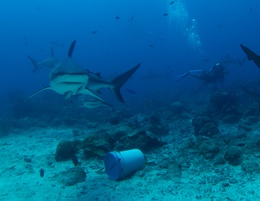
%> input picture Images/15.jpg, 260 x 201 px, shrunk from 1200 x 927 before the run; its folder holds only this picture in this run
$ octave demo_img.m   (GNU Octave 9; MATLAB toolbox functions it lacks are replaced by stand-ins)
%> lines starting %> are read from the running program, lines starting %| are printed output that depends on the picture
### lib/color_correct_3C.m
function output = color_correct_3C(image, k, landa)


if ~exist('k', 'var')
    k = 1.0;
end

if ~exist('landa', 'var')
    landa = 0.3;
end

[m, n, ~] = size(image);

im_gray = im2double(rgb2gray(image));

im_gray(im_gray>0.85) = 0;
im_gray(im_gray<=0.85) = 1;


lab = rgb2lab(image);


I_L = lab(:,:,1);
I_a = lab(:,:,2);
I_b = lab(:,:,3);


gausFilter = fspecial('gaussian', [20,20],1);
gaus_a= imfilter(I_a, gausFilter, 'replicate');
gaus_b= imfilter(I_b, gausFilter, 'replicate');
mask = imfilter(im_gray, gausFilter, 'replicate');

Ic_a = I_a - k * mask .*  gaus_a;
Ic_b = I_b - landa * mask .* gaus_b;


lab(:,:,1) = (I_L);

lab(:,:,2) = Ic_a;
lab(:,:,3) = Ic_b;

output = lab2rgb(lab);
output = im2uint8(output);
end

### lib/colorBalance.m
function [OUT] = colorBalance(I, algorithm, varargin)
% whitebalance

if nargin == 0
    I = imload; %('toysnoflash.png');
    tic, J = colorBalance(I, 'grayworld'); toc;
    tic, J2 = colorBalance(I, 'simplest'); toc;

    %25 100 240
    ezFig I J J2
    return;
end

[m,n,k]=size(I);
if ~isfloat(I), I = im2double(I); end

switch (algorithm)
    case {'gain_offset'}


    case {'grayworld'}
        Rmean      = sum(sum(I(:,:,1)))/(m*n);
        Gmean      = sum(sum(I(:,:,2)))/(m*n);
        Bmean      = sum(sum(I(:,:,3)))/(m*n);
        Avg        = mean([Rmean Gmean Bmean]);
        Kr         = Avg/Rmean;
        Kg         = Avg/Gmean;
        Kb         = Avg/Bmean;
        OUT(:,:,1) = Kr*double(I(:,:,1));
        OUT(:,:,2) = Kg*double(I(:,:,2));
        OUT(:,:,3) = Kb*double(I(:,:,3));

    case {'grayworld_spedup'}
        % forces the average image color to be gray
        % REF:
        % http://www.mathworks.com/matlabcentral/fileexchange/41089-color-balance-demo-with-gpu-computing/content/GPUDemoCode/whitebalance.m
        %
        % Find the average values for each channel
        pageSize = size(I,1) * size(I,2);
        avg_rgb = mean( reshape(I, [pageSize,3]) );

        % Find the average gray value and compute the scaling array
        avg_all = mean(avg_rgb);
        scaleArray = max(avg_all, 0.5)./avg_rgb;
        scaleArray = reshape(scaleArray,1,1,3);

        % Adjust the image to the new gray value
        OUT = bsxfun(@times,I,scaleArray);
    case {'underwater'}
        OUT = color_correction(I);
    case {'grayworld_gpu'}
        pageSize = size(I,1) * size(I,2);
        avg_rgb = mean( reshape(I, [pageSize,3]) );

        % Find the average gray value and compute the scaling array
        avg_all = mean(avg_rgb);
        scaleArray = max(avg_all, 0.5)./avg_rgb;
        scaleArray = reshape(scaleArray,1,1,3);

        % Adjust the image to the new gray value
        I = gpuArray(I);
        OUT = bsxfun(@times,I,scaleArray);

    case {'grayworld_cuda'}
        % Find the average values for each channel
        pageSize = size(imageData,1) * size(imageData,2);
        avg_rgb = mean( reshape(imageData, [pageSize,3]) );

        % Find the average gray value and compute the scaling factor
        avg_all = mean(avg_rgb);
        factor = max(avg_all, 0.5)./avg_rgb;
        factor = reshape(factor,1,1,3);

        % Load the kernel and set up threads
        kernel = parallel.gpu.CUDAKernel('whitebalanceKernel.ptxw64','whitebalanceKernel.cu' );
        [nRows, nCols,~] = size(imageData);
        blockSize = 256;
        kernel.ThreadBlockSize = [blockSize, 1, 3];
        kernel.GridSize = [ceil(nRows/blockSize), nCols];

        % Copy image data to the GPU and allocate and initialize return data
        imageDataGPU = gpuArray(imageData);
        OUT = gpuArray.zeros( size(imageData), 'uint8');

        % Adjust the image to the new gray value
        OUT = feval( kernel, OUT, imageDataGPU, factor, nRows, nCols );

    case 'gaussian'
        if ~isempty(varargin)
            b = varargin{1};
        else
            b = 2.3;
        end
        OUT = zeros(size(I));
        for c = 1:k
            channel_mean=mean2(I(:,:,c));
            channel_var=std2(I(:,:,c));
            channel_max=channel_mean+b*channel_var;
            channel_min=channel_mean-b*channel_var;
            OUT(:,:,c)=(I(:,:,c)-channel_min)./(channel_max-channel_min);
        end
    case 'simplest', OUT = simplest(I, varargin{:});
    otherwise
        OUT=I; disp('Unknown alogrithm, please check name.');
        algorithm
end

end

% [14 lines left out: function simplest, not called in this run]

function s_cr = color_correction(s)
b=2.3; %文章中指定的参数值2.3
s_cr=zeros(size(s));
for i=1:3
    channel_mean=mean2(s(:,:,i));%求矩阵所有元素的均值
    channel_var=std2(s(:,:,i));%求矩阵所有元素的均方误差
    channel_max=channel_mean+b*channel_var;
    channel_min=channel_mean-b*channel_var;
     if channel_max> 1
        channel_max=1;
    end
    if channel_min< 0
        channel_min=0;
    end
    s_cr(:,:,i)=(s(:,:,i)-channel_min)./(channel_max-channel_min);%归一化
end
end

### lib/simple_color_balance.m
function  output = simple_color_balance(image,a)

if ~exist('a', 'var')
    a = 0.01;
end

num = 255;

r = image(:, :, 1);
g = image(:, :, 2);
b = image(:, :, 3);

Ravg = mean(mean(r));
Gavg = mean(mean(g));
Bavg = mean(mean(b));

avgRGB = [Ravg, Gavg, Bavg];
grayValue = (Ravg + Gavg + Bavg)/3;
scaleValue = grayValue./avgRGB;
satLevel =  a * scaleValue;

if satLevel>1
    satLevel = 1;
end

if satLevel <0
    satLevel = 0;
end

[m,n,p] = size(image);
imgRGB_orig = zeros(p, m*n);

for i = 1 : p
   imgRGB_orig(i, : ) = reshape(double(image(:, :, i)), [1, m * n]);
end

imRGB = zeros(size(imgRGB_orig));

%直方图对比度调整
for ch = 1 : p
    q = [satLevel(ch), 1 - satLevel(ch)];
    tiles = quantile(imgRGB_orig(ch, :), q);

    temp = imgRGB_orig(ch, :);
    temp(find(temp < tiles(1))) = tiles(1);
    temp(find(temp > tiles(2))) = tiles(2);
    imRGB(ch, :) = temp;
    channel_var=std2(imgRGB_orig(ch, :));

    alpha = 0;
    pmin = min(imRGB(ch, :)) - alpha * channel_var;
    pmax = max(imRGB(ch, :)) + alpha * channel_var;
    imRGB(ch, :)  =  (imRGB(ch, :) - pmin) * num /(pmax - pmin);
end

if ndims(image)==3
    outval=zeros(size(image));
    for i=1:p
        outval(:,:,i)=reshape(imRGB(i,:),[m,n]);
    end
else
    outval=reshape(imRGB,[m,n]);
end

output = uint8(outval);

end

### lib/cb_structure.m
function kernel = cb_structure(width,length,value)

if ~exist('length', 'var')
    length = width;
end

if ~exist('value', 'var')
    value = 1;
end

kernel = zeros(length,width,1);

for i = 1 : length
    for j = 1 : width
        if i==1||i==length||j==1||j==width
            kernel(i,j) = value;
        else
            kernel(i,j) = 0;
        end
    end
end

end

### lib/MTHT.m
function output = MTHT(image, time, block1,block2, weight)
% weight：取值应该（0,0.25]范围内.
% 在一定范围内，取值越大，图像轮廓会越清晰，但是超过阈值后，权重继续增大会导致噪点过多.

if ~exist('time', 'var')
    time = 10;
end

if ~exist('block1', 'var')
    block1 =  cb_structure(15,15,1);
end

if ~exist('block2', 'var')
    block2 = cb_structure(5,5,1);
end

if ~exist('weight', 'var')
    weight = 0.1;
end

[m, n, d] = size(image);
THNM = zeros(m,n,d);
BHNM = zeros(m,n,d);
THNSM = zeros(m,n,d);
BHNSM = zeros(m,n,d);

for i = 1 : time

    THN = image - imclose((imopen(image, block1)),block2);
    BHN = imopen((imclose(image, block1)),block2) - image;

    THNM = THNM + THN;
    BHNM = BHNM + BHN;

    if i > 1
        THNS = THN - T;
        BHNS = BHN - B;

        THNSM = THNSM + THNS;
        BHNSM = BHNSM + BHNS;

        T = THN;
        B = BHN;
    else
        T = THN;
        B = BHN;
    end
end

if i == 1
    detail = THN - BHN;
else
    detail = (THNM + THNSM) - (BHNM + BHNSM);
end
    output = image + weight * detail;


end

### IDE/IDE.m
function J = IDE(image)

sourcePic=double(image)/256;
[m,n,o]=size(sourcePic);
%%%%%%%%%%%%%%%%%%%%%%%%%%%%initialization
Graymean=0.5;p1=-0.397;p2=0.07774;Patch_size_GWA=75;T=0.02;%T can be adjusted to 0.01~0.05.
%%%%%%%%%%%%%%%%%%%%%%%%%%%%%airlight estimation
A_channel=Airlight(sourcePic,'our',10);
A_=mean(A_channel);
%%%%%%%%%%%%%%%%%%%%%%%%%%%%Impose GWA on ASM 0.05
Kernel=ones(Patch_size_GWA,Patch_size_GWA);%DE=sourcePic(:,:,3);
I_mean=sourcePic(:,:,1)+sourcePic(:,:,2)+sourcePic(:,:,3);
I_locolmean=imfilter(I_mean, Kernel,'symmetric')/sum(sum(Kernel))/3;
%%%%%%%%%%%%%%%%%%%%%%%%%%%%%%%%Find minimum point
a=0.001;b=1;Theta_error1=0.001;Theta_error2=0.001;N=1;
r=0.618;a1=b-r*(b-a);a2=a+r*(b-a);stepNum=0;
I_locolmean_downsample=imresize(I_locolmean,N);
sourcePic_downsample=imresize(sourcePic,N);
[m_downsample,n_downsample]=size(I_locolmean_downsample);
while abs(b-a)>Theta_error1
    stepNum=stepNum+1;
    f1=GS(a1,A_,I_locolmean_downsample,Graymean,p1,p2,sourcePic_downsample,A_channel,m_downsample,n_downsample);
    f2=GS(a2,A_,I_locolmean_downsample,Graymean,p1,p2,sourcePic_downsample,A_channel,m_downsample,n_downsample);
    if f1>f2
       a=a1;
       f1=f2;
       a1=a2;
       a2=a+r*(b-a);
    else
       b=a2;
       a2=a1;
       f2=f1;
       a1=b-r*(b-a);
    end
   t_low_MIN=(a1+a2)/2;
end
Z=GS(t_low_MIN,A_,I_locolmean_downsample,Graymean,p1,p2,sourcePic_downsample,A_channel,m_downsample,n_downsample);
%%%%%%%%%%%%%%%%%%%%%%%%%%%%%%%%1-D Search
Bound_low=0.01;Bound_high=t_low_MIN;
interval=Bound_high-Bound_low;StepNUM2=1;
while interval>Theta_error2
    cen=Bound_high/2+Bound_low/2;
    if (GS(Bound_low,A_,I_locolmean_downsample,Graymean,p1,p2,sourcePic_downsample,A_channel,m_downsample,n)-Z-T)*(GS(cen,A_,I_locolmean_downsample,Graymean,p1,p2,sourcePic_downsample,A_channel,m_downsample,n_downsample)-Z-T)<0
    Bound_high=cen;
    elseif (GS(Bound_low,A_,I_locolmean_downsample,Graymean,p1,p2,sourcePic_downsample,A_channel,m_downsample,n_downsample)-Z-T)*(GS(cen,A_,I_locolmean_downsample,Graymean,p1,p2,sourcePic_downsample,A_channel,m_downsample,n_downsample)-Z-T)>0
    Bound_low=cen;
    else
        Bound_high=cen;Bound_low=cen;
    end
    interval=interval/2;StepNUM2=StepNUM2+1;
end
t_low_determined=Bound_high/2+Bound_low/2+0.02;
%t_low_determined=Fc(A_,I_locolmean,Graymean,p1,p2,sourcePic,A_channel,m,n,T). % You can see curve between t_min and saturation by executing this line.
%%%%%%%%%%%%%%%%%%%%%%%%%%%%% Recover
A=log(t_low_determined)*A_;
B=log(t_low_determined).*I_locolmean-A_*Graymean*p1+log(t_low_determined).*A_*p2-log(t_low_determined)*A_;
C=p2*log(t_low_determined)*I_locolmean-log(t_low_determined)*A_*p2;
t=abs((-B-sqrt(B.^2-4*A.*C))./(2*A));
t_refine=guidedfilter(sourcePic(:,:,3),t,50, 0.02);
% t_refine=guidedfilter(sourcePic(:,:,3),t_refine,30, 0.03);
t_refine=1.0*max(t_refine,t_low_determined);
ILCC=1*(p1./(t_refine+p2))./(p1/(t_low_determined+p2));
J(:,:,1) = ((sourcePic(:,:,1) -A_channel(1).*(1-t_refine))./t_refine./A_channel(1)./ILCC);
J(:,:,2) = ((sourcePic(:,:,2) -A_channel(2).*(1-t_refine))./t_refine./A_channel(2)./ILCC);
J(:,:,3) = ((sourcePic(:,:,3) -A_channel(3).*(1-t_refine))./t_refine./A_channel(3)./ILCC);

end

### demo_img.m
% CDEF: Underwater Scene Enhancement via Adaptive Color Analysis and Multi-Space Fusion

clc, clear all
close all

addpath('./lib', './EF', './IDE');

% Configuration
input_dir = './Images/';          % Input directory
output_dir = './Results/';        % Output directory


% Create output directory if it doesn't exist
if ~exist(output_dir, 'dir')
    mkdir(output_dir);
end

% Batch processing
image_formats = {'*.jpg', '*.jpeg', '*.png', '*.bmp', '*.tif', '*.tiff'};
image_files = [];

% Get all image files
for i = 1:length(image_formats)
    files = dir(fullfile(input_dir, image_formats{i}));
    image_files = [image_files; files];
end

num_images = length(image_files);

if num_images == 0
    fprintf('No image files found in %s\n', input_dir);
    return;
end

fprintf('Found %d images to process...\n', num_images);

for i = 1:num_images
    input_path = fullfile(input_dir, image_files(i).name);
    [~, name, ext] = fileparts(image_files(i).name);
    output_path = fullfile(output_dir, [name '_CDEF' ext]);

    fprintf('Processing [%d/%d]: %s... ', i, num_images, image_files(i).name);

    try
        tic;
        process_image(input_path, output_path);
        elapsed_time = toc;
        fprintf('Done! (%.2f seconds)\n', elapsed_time);
    catch ME
        fprintf('Failed! Error: %s\n', ME.message);
    end
end

fprintf('CDEF processing completed!\n');


% Image processing function
function process_image(input_path, output_path)
%> called with input_path = './Images/15.jpg', output_path = './Results/15_CDEF.jpg'
    % Read image
    image = imread(input_path);
%> image is the input picture: size 201x260x3 uint8; mean R, G, B 1.8, 93.4, 142.6

    % BIMEF enhancement
    high_light = BIMEF(image);
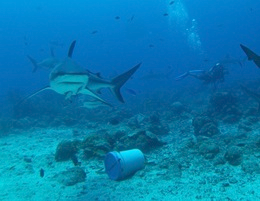
%> high_light: size 201x260x3 double; mean R, G, B 0.0227, 0.516, 0.725; drawn with min black and max white

    % Color correction based on channel mean values
    MeanG = mean(mean(image(:,:,2)));
%> MeanG = 93.37
    MeanB = mean(mean(image(:,:,3)));
%> MeanB = 142.6

    if MeanG > MeanB
        Rgb = color_correct_3C(high_light, 0.5, 0.15);
    else
        Rgb = color_correct_3C(high_light, 1.0, 0.3);
%> in color_correct_3C, `im_gray(im_gray<=0.85) = 1;`: im_gray: size 201x260 double; every value is 1
%> in color_correct_3C, `lab = rgb2lab(image);`: lab: size 201x260x3 double; mean of channels 1, 2, 3 51.7, -9.7, -36.2
%> in color_correct_3C, `mask = imfilter(im_gray, gausFilter, 'replicate');`: mask: size 201x260 double; every value is 1
%> in color_correct_3C, `lab(:,:,2) = Ic_a;`: lab: size 201x260x3 double; mean of channels 1, 2, 3 51.7, 0.1, -36.2
%> in color_correct_3C, `lab(:,:,3) = Ic_b;`: lab: size 201x260x3 double; mean of channels 1, 2, 3 51.7, 0.1, -25.4
%> in color_correct_3C, `output = im2uint8(output);`:
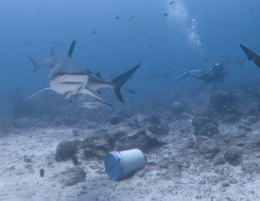
%> output: size 201x260x3 uint8; mean R, G, B 92.2, 125.7, 166.5
    end

    % [8 lines of commented-out code are left out]
    fusion1 = colorBalance(Rgb, 'underwater');
%> the loop in color_correction, `for i=1:3` made 3 passes
%> (channel_mean, channel_var) on passes 1 to 3: (0.362, 0.129), (0.493, 0.108), (0.653, 0.113)
%> after the loop in color_correction, `for i=1:3`:
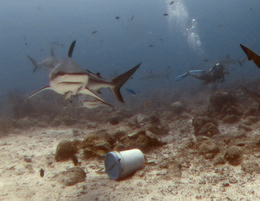
%> s_cr: size 201x260x3 double; mean R, G, B 0.5, 0.5, 0.5; drawn with min black and max white
    fusion2 = simple_color_balance(Rgb, 0.01);
%> in simple_color_balance, `b = image(:, :, 3);`:
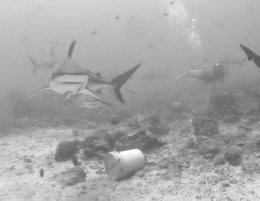
%> b: size 201x260 uint8; min 90, max 255, mean 166.5
%> in simple_color_balance, `Ravg = mean(mean(r));`: Ravg = 92.22
%> in simple_color_balance, `Gavg = mean(mean(g));`: Gavg = 125.7
%> in simple_color_balance, `Bavg = mean(mean(b));`: Bavg = 166.5
%> in simple_color_balance, `avgRGB = [Ravg, Gavg, Bavg];`: avgRGB = [92.22 125.7 166.5]
%> in simple_color_balance, `grayValue = (Ravg + Gavg + Bavg)/3;`: grayValue = 128.2
%> in simple_color_balance, `scaleValue = grayValue./avgRGB;`: scaleValue = [1.39 1.02 0.77]
%> in simple_color_balance, `satLevel =  a * scaleValue;`: satLevel = [0.0139 0.0102 0.0077]
%> the loop in simple_color_balance, `for ch = 1 : p` made 3 passes
%> (q, channel_var, pmin, pmax) on passes 1 to 3: ([0.0139 0.986], 32.93, 47, 171), ([0.0102 0.99], 27.56, 76, 191), ([0.0077 0.992], 28.81, 104, 221)
%> after the loop in simple_color_balance, `for i=1:p`:
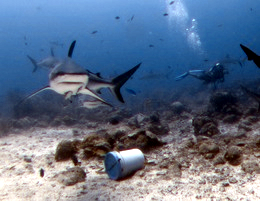
%> outval: size 201x260x3 double; mean R, G, B 93, 110.1, 136.2

    % Select base image based on channel means
    if MeanG > MeanB
        im_main = im2double(fusion1);
        im2 = fusion2;
    else
        im_main = im2double(fusion2);
        im2 = fusion1;
    end

    % Local detail sharpening enhancement
    kernel1 = cb_structure(15, 15, 1);
    kernel2 = cb_structure(5, 5, 1);
    fusion3 = MTHT(im_main, 10, kernel1, kernel2, 0.1);
%> after the loop in MTHT, `for i = 1 : time`: BHNS: size 201x260x3 double; every value is 0
%> in MTHT, `detail = (THNM + THNSM) - (BHNM + BHNSM);`:
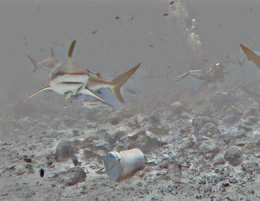
%> detail: size 201x260x3 double; mean R, G, B 0.0317, 0.0431, -0.00222; drawn with min black and max white
%> in MTHT, `output = image + weight * detail;`:
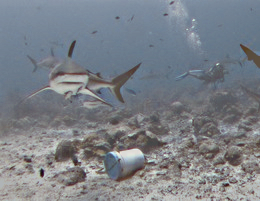
%> output: size 201x260x3 double; mean R, G, B 0.368, 0.436, 0.534; drawn with min black and max white

    % Gobal detail dehazing enhancement
    fusion4 = IDE(im_main);

    % Combine all fusion results
    II(:,:,:,1) = im2double(fusion1);
    II(:,:,:,2) = im2double(fusion2);
    II(:,:,:,3) = im2double(fusion3);
    II(:,:,:,4) = im2double(fusion4);

    % Calculate mean values and sort
    [h,w,c,n] = size(II);
    meann = zeros(1, n);
    for ii = 1:n
        meann(ii) = mean(mean(mean(II(:,:,:,ii))));
    end
    [~, index] = sort(meann);

    % Convert to YCbCr color space
    dst = zeros(h, w, c, n);
    for jj = 1:n
        I = II(:,:,:,index(jj));
        dst(:,:,:,jj) = rgb2ycbcr(I);
    end

    % CDEF fusion
    R = cdef_fusion(dst, [2 1 1 2]);

    % Convert back to RGB and save
    FR = ycbcr2rgb(R);
    FR = im2uint8(FR);

    % Save result
    imwrite(FR, output_path);
end
